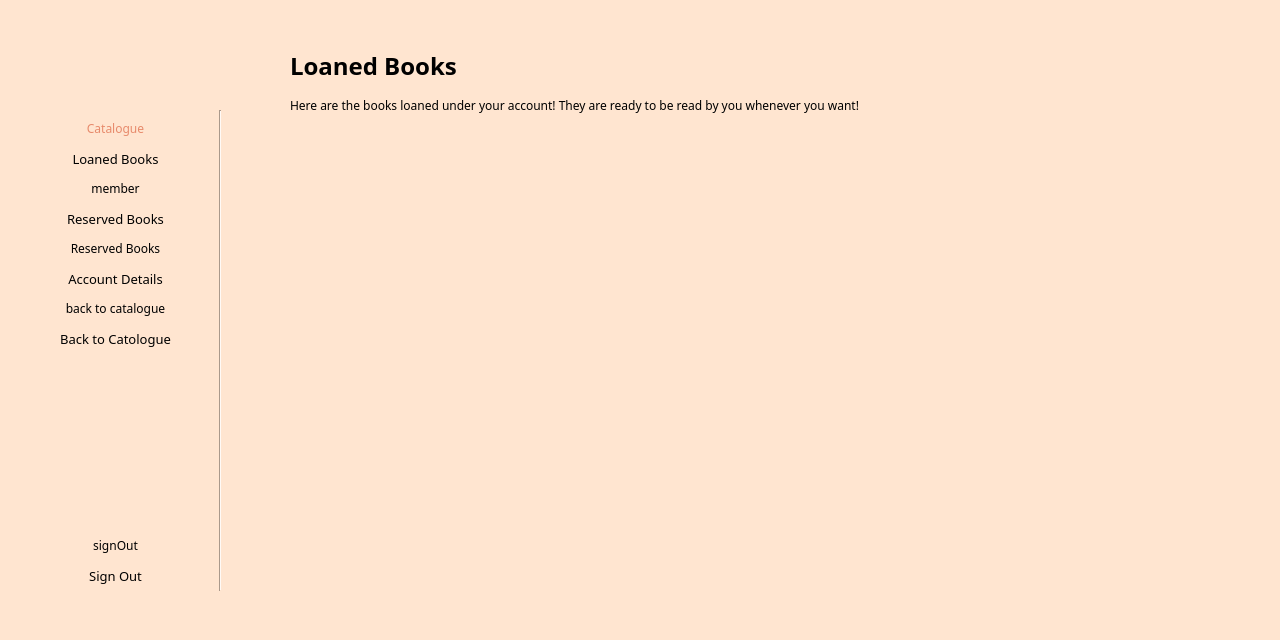
<?xml version="1.0" encoding="UTF-8"?>
<ui version="4.0">
 <class>memberViewLoans</class>
 <widget class="QMainWindow" name="memberViewLoans">
  <property name="geometry">
   <rect>
    <x>0</x>
    <y>0</y>
    <width>1280</width>
    <height>640</height>
   </rect>
  </property>
  <property name="windowTitle">
   <string>MainWindow</string>
  </property>
  <property name="styleSheet">
   <string notr="true">QMenuBar {
    background-color: qlineargradient(x1:0, y1:0, x2:0, y2:1,
                                      stop:0 lightgray, stop:1 darkgray);
    spacing: 3px; /* spacing between menu bar items */
}

QMenuBar::item {
    padding: 1px 4px;
    background: transparent;
    border-radius: 4px;
}

QMenuBar::item:selected { /* when selected using mouse or keyboard */
    background: #a8a8a8;
}

QMenuBar::item:pressed {
    background: #888888;
}</string>
  </property>
  <widget class="QWidget" name="centralwidget">
   <property name="styleSheet">
    <string notr="true">QWidget{
	background: #FFE5D0;
	font-family: Montserrat;
}

QLineEdit {
	border: 1px solid;
	border-radius: 15px;
	border-color: #e5e5e5;
	background-color: palette(base);
	padding: 0px 5px;
	font-size: 13px;
}

QPushButton {
	border-radius: 15px; 
	font-size: 13px;
	height: 31px; 
}</string>
   </property>
   <widget class="QWidget" name="layoutWidget">
    <property name="geometry">
     <rect>
      <x>20</x>
      <y>120</y>
      <width>191</width>
      <height>471</height>
     </rect>
    </property>
    <layout class="QVBoxLayout" name="verticalLayout_10">
     <item>
      <widget class="QLabel" name="loanedBooksIcon">
       <property name="styleSheet">
        <string notr="true">QLabel{
	color: rgb(231, 138, 107);
}</string>
       </property>
       <property name="text">
        <string>Catalogue</string>
       </property>
       <property name="alignment">
        <set>Qt::AlignCenter</set>
       </property>
      </widget>
     </item>
     <item>
      <widget class="QPushButton" name="loanedBooksBtn">
       <property name="styleSheet">
        <string notr="true">QPushButton{
	border-radius:15px;
	font: 14px &quot;Montserrat&quot;;
}

QPushButton:hover {
	text-decoration: underline;
}</string>
       </property>
       <property name="text">
        <string>Loaned Books</string>
       </property>
      </widget>
     </item>
     <item>
      <widget class="QLabel" name="reservedBooksIcon">
       <property name="text">
        <string>member</string>
       </property>
       <property name="alignment">
        <set>Qt::AlignCenter</set>
       </property>
      </widget>
     </item>
     <item>
      <widget class="QPushButton" name="reservedBooksBtn">
       <property name="styleSheet">
        <string notr="true">QPushButton{
	border-radius:15px;
	font: 14px &quot;Montserrat&quot;;
}

QPushButton:hover {
	text-decoration: underline;
}</string>
       </property>
       <property name="text">
        <string>Reserved Books</string>
       </property>
      </widget>
     </item>
     <item>
      <widget class="QLabel" name="editAccountIcon">
       <property name="text">
        <string>Reserved Books</string>
       </property>
       <property name="alignment">
        <set>Qt::AlignCenter</set>
       </property>
      </widget>
     </item>
     <item>
      <widget class="QPushButton" name="editAccountBtn">
       <property name="styleSheet">
        <string notr="true">QPushButton{
	border-radius:15px;
	font: 14px &quot;Montserrat&quot;;
}

QPushButton:hover {
	text-decoration: underline;
}</string>
       </property>
       <property name="text">
        <string>Account Details</string>
       </property>
      </widget>
     </item>
     <item>
      <widget class="QLabel" name="bcktoCatologueIcon">
       <property name="text">
        <string>back to catalogue</string>
       </property>
       <property name="alignment">
        <set>Qt::AlignCenter</set>
       </property>
      </widget>
     </item>
     <item>
      <widget class="QPushButton" name="bcktoCatologueBtn">
       <property name="styleSheet">
        <string notr="true">QPushButton{
	border-radius:15px;
	font: 14px &quot;Montserrat&quot;;
}

QPushButton:hover {
	text-decoration: underline;
}</string>
       </property>
       <property name="text">
        <string>Back to Catologue</string>
       </property>
      </widget>
     </item>
     <item>
      <spacer name="verticalSpacer_3">
       <property name="orientation">
        <enum>Qt::Vertical</enum>
       </property>
       <property name="sizeHint" stdset="0">
        <size>
         <width>20</width>
         <height>40</height>
        </size>
       </property>
      </spacer>
     </item>
     <item>
      <widget class="QLabel" name="signoutIcon">
       <property name="text">
        <string>signOut</string>
       </property>
       <property name="alignment">
        <set>Qt::AlignCenter</set>
       </property>
      </widget>
     </item>
     <item>
      <widget class="QPushButton" name="signoutBtn">
       <property name="styleSheet">
        <string notr="true">QPushButton{
	border-radius:15px;
	font: 14px &quot;Montserrat&quot;;
}

QPushButton:hover {
	text-decoration: underline;
}</string>
       </property>
       <property name="text">
        <string>Sign Out</string>
       </property>
      </widget>
     </item>
    </layout>
   </widget>
   <widget class="QLabel" name="pageDesc">
    <property name="geometry">
     <rect>
      <x>290</x>
      <y>80</y>
      <width>971</width>
      <height>51</height>
     </rect>
    </property>
    <property name="text">
     <string>Here are the books loaned under your account! They are ready to be read by you whenever you want!</string>
    </property>
   </widget>
   <widget class="QLabel" name="pageTitle">
    <property name="geometry">
     <rect>
      <x>290</x>
      <y>40</y>
      <width>331</width>
      <height>51</height>
     </rect>
    </property>
    <property name="styleSheet">
     <string notr="true">QLabel{
	font-size: 24px;
	font-weight: bold;
}</string>
    </property>
    <property name="text">
     <string>Loaned Books</string>
    </property>
   </widget>
   <widget class="QLabel" name="logoImage">
    <property name="geometry">
     <rect>
      <x>10</x>
      <y>20</y>
      <width>221</width>
      <height>71</height>
     </rect>
    </property>
    <property name="text">
     <string/>
    </property>
    <property name="pixmap">
     <pixmap resource="resources.qrc">:/resources/images/bblLogo.png</pixmap>
    </property>
   </widget>
   <widget class="QScrollArea" name="scrollArea">
    <property name="geometry">
     <rect>
      <x>220</x>
      <y>120</y>
      <width>1051</width>
      <height>511</height>
     </rect>
    </property>
    <property name="styleSheet">
     <string notr="true">QScrollArea {
	border: none;
}
</string>
    </property>
    <property name="widgetResizable">
     <bool>true</bool>
    </property>
    <widget class="QWidget" name="scrollAreaWidgetContents">
     <property name="geometry">
      <rect>
       <x>0</x>
       <y>0</y>
       <width>1051</width>
       <height>511</height>
      </rect>
     </property>
     <property name="styleSheet">
      <string notr="true">QWidget {
	background-color: #FFE5D0;
	/*border: none;*/
}

QGridLayout {
	/*border: none;*/
}

QPushButton {
	margin-right: 10px; 
	height: 31px; 
	/*max-width: 100px; */
}
</string>
     </property>
     <layout class="QHBoxLayout" name="horizontalLayout">
      <item>
       <layout class="QGridLayout" name="gridLayout_3"/>
      </item>
     </layout>
    </widget>
   </widget>
   <widget class="Line" name="line">
    <property name="geometry">
     <rect>
      <x>210</x>
      <y>110</y>
      <width>21</width>
      <height>481</height>
     </rect>
    </property>
    <property name="styleSheet">
     <string notr="true">Line{
	color:rgb(221, 46, 68);
}</string>
    </property>
    <property name="orientation">
     <enum>Qt::Vertical</enum>
    </property>
   </widget>
  </widget>
 </widget>
 <resources>
  <include location="resources.qrc"/>
 </resources>
 <connections/>
</ui>
